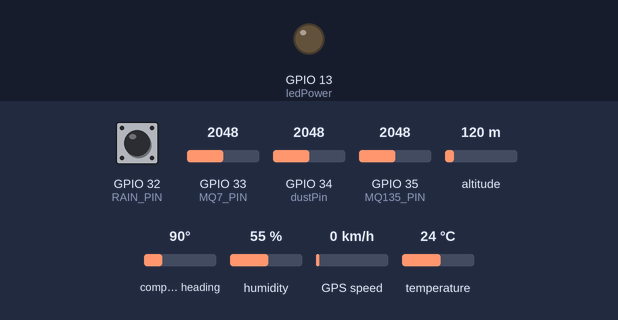
Bench run of a sketch on a simulated ESP32. Parts: output pins drawn as LEDs (lit = HIGH). The test bench sets the inputs (shaded band); at power-on: temperature 24 °C, GPIO 34 (dustPin) = 2048, GPIO 33 (MQ7_PIN) = 2048, GPIO 35 (MQ135_PIN) = 2048, GPIO 32 (RAIN_PIN) HIGH, altitude 120 m, compass heading 90°, humidity 55 %, GPS speed 0 km/h. WiFi joins after 1.5 s; servers stay silent unless stated; uploads are accepted with an empty reply; the GPS gets a fix after 3 s at 37.7749, -122.4194 with 8 satellites; what the sketch prints to the serial monitor is not drawn.

Above: at 0.1 s.
At 3.2 s:
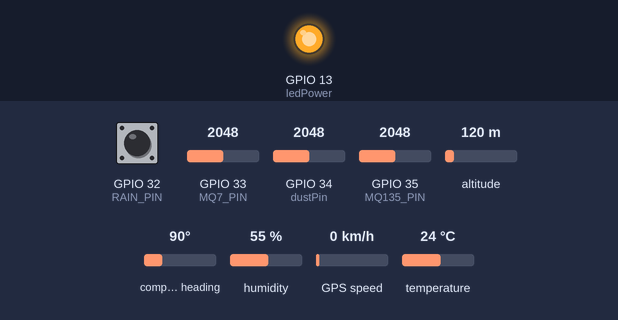
3.3 s: temperature set to 4 °C
7.0 s: GPIO 34 (dustPin) set to 1228
8.6 s: GPIO 33 (MQ7_PIN) set to 2866
11.9 s: GPIO 35 (MQ135_PIN) set to 122
15.1 s: GPIO 34 (dustPin) set to 472
18.4 s: GPIO 33 (MQ7_PIN) set to 1228
Timing chart, 0 to 21.0 s (numbered marks = the images above; inputs shaded):
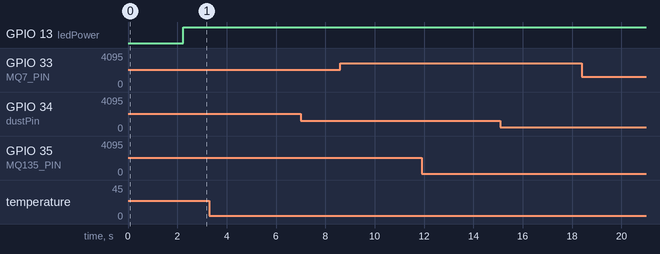

The sketch:

MoonFlower.ino
```cpp
#include <WiFi.h>
#include <HTTPClient.h>
#include "DHTesp.h"
#include <math.h>
#include <ArduinoJson.h>
#include <TinyGPSPlus.h>
// #include <MQ135>

DHTesp dht;

// WiFi c
// const char* ssid = "Good House";
// const char* password = "goodhousecafe";
const char* ssid = "";  //Thay bằng wifi và mật khẩu wifi
const char* password = "";
String locationId = "";

float latitude = 10.811693; //Phòng hờ trường hợp GPS kết nối thất bại
float longitude = 106.705930;
int sensorType;
String serverUrl = "";
// DHT sensor và MQ135
#define MQ135_PIN 35
#define MQ7_PIN 33
#define DHT_PIN 23
#define dustPin 34
#define ledPower 13
#define RAIN_PIN 32
#define RXD_PIN 16 // RX từ GPS nối vào TXD ESP32
#define TXD_PIN 17 // TX từ GPS nối vào RXD ESP32
#define PPS_PIN 4  // Chân PPS từ GPS (dùng để đồng bộ thời gian nếu cần)

int delayTime=280;
int delayTime2=40;
float offTime=9680; //10000-280-40

bool dataReceived = false;
int dustVal=0;
char s[32];
float voltage = 0;
float dustDensity = 0;
// float calcVoltage = 0;
// #define LED_BUILTIN 4
#define ALERT_THRESHOLD_MQ135 50 // Ngưỡng cảnh báo (ppm)
#define ALERT_THRESHOLD_MQ7 50   // Ngưỡng cảnh báo (ppm)
#define ALERT_THRESHOLD_DUST 30   // Ngưỡng cảnh báo (ppm)
#define CHANGE_THRESHOLD 10        // Ngưỡng thay đổi
HardwareSerial GPS_Serial(2);

// Tạo đối tượng TinyGPSPlus
TinyGPSPlus gps;
String Web_App_URL = "https://script.google.com/macros/s/AKfycbzAS9RBwg_ozpvrM2o5cJnA1-ZY4MSxJYTzSMlm_3MoB-YmdOUYwxsNyBWcuVC3nJDP/exec";

float mq135_value;
float mq7_value;
float temp_value;
float humid_value;
float dust_value;
int rain_value;
String evaluate ="";
String lastEvaluate ="";
// Thời gian giữa các lần cập nhật dữ liệu (15 phút)
unsigned long lastUpdateTime = 0;
const unsigned long updateInterval = 15 * 60 * 1000;  // 15 phút tính bằng mili giây

// Giá trị trước đó để kiểm tra sự thay đổi quá mức
float lastMq135Value = -1;
float lastMq7Value = -1;
float lastTempValue = -1;
float lastHumidityValue = -1;


void setup() {
  Serial.begin(115200); // Giao tiếp với Serial Monitor
  dht.setup(DHT_PIN, DHTesp::DHT11);
  // Kết nối WiFi
  WiFi.begin(ssid, password);
  Serial.print("Connecting to WiFi");
  while (WiFi.status() != WL_CONNECTED) {
    delay(1000);
    Serial.print(".");
  }
  Serial.println("\nConnected to WiFi");

  // serverUrl = "http://192.168.1.69:3000/api/packet";

  serverUrl = "https://air-pollution-monitoring-app.onrender.com/api/packet";

  if (!serverUrl.isEmpty()) {
    Serial.println("Server URL: " + serverUrl);
  } else {
    Serial.println("No server found.");
  }
  // Cài đặt LED
  pinMode(ledPower, OUTPUT);
  Serial.println(F("GPS Module Test with TinyGPSPlus"));

  // Khởi động giao tiếp với GPS
  GPS_Serial.begin(115200, SERIAL_8N1, RXD_PIN,  TXD_PIN );
  Serial.println(F("GPS Serial started."));
}


float readMQ135() {
  int mq135 = analogRead(MQ135_PIN);
  return map(mq135, 0, 4095, 0, 100);
  // return mq135;
}
float readMQ7() {
  int mq7 = analogRead(MQ7_PIN);
  return   map(mq7, 0, 4095, 0, 100);
  // return mq7;
}

float readDustSensor(){
  digitalWrite(ledPower, LOW);  // power on the LED
  delayMicroseconds(280);       // đo trong 280 microseconds
  dustVal = analogRead(dustPin);
  digitalWrite(ledPower, HIGH); // turn the LED off
  delayMicroseconds(40);        // chờ thêm 40 microseconds

  voltage = dustVal * 3.3 / 4095.0;
  dustDensity = 0.172 * voltage - 0.1;

  if (dustDensity < 0) dustDensity = 0;
  if (dustDensity > 0.5) dustDensity = 0.5;

  // Chuyển giá trị về chuỗi để in ra Serial
  char voltageStr[10], densityStr[10];
  dtostrf(voltage, 9, 4, voltageStr);
  dtostrf(dustDensity * 1000.0, 5, 2, densityStr);

  String dataString = String(voltageStr) + "V, " + String(densityStr) + "ug/m3";
  // Serial.println(dataString);
  return dustDensity * 1000.0;
}
String getRainLabel(int rainValue) {
  if (4095 - rainValue  <= 50) {
    return "NO_RAIN";
  } else{
    return "RAIN";
  }
}

int calculateAQI(float mq135, float mq7, float dust) {
  // Chuyển đổi giá trị MQ135 từ 0-100 sang AQI
  if (mq135 >= 60 || mq7 >= 60 || dust >= 100) {
    return 3; // Hazardous
  } else if (mq135 >= 50 || mq7 >= 50 || dust >= 70) {
    return 2; // Unhealthy
  } else if (mq135 >= 40 || mq7 >= 40 || dust >= 50 ) {
    return 1; // Moderate
  } else{
    return 0; // Good
  }
}

void calibernate() {
  mq135_value = readMQ135();
  mq7_value = readMQ7();
  temp_value = dht.getTemperature();
  humid_value = dht.getHumidity();
  rain_value = digitalRead(RAIN_PIN);
  dust_value = readDustSensor();
  int aqi = calculateAQI(mq135_value, mq7_value, dust_value);
  evaluate = "";
  // Hiển thị cảnh báo
  switch (aqi) {
    case 0:
      Serial.println("Air Quality: Good");
      evaluate = "Good";
      break;
    case 1:
      Serial.println("Air Quality: Moderate");
      evaluate = "Moderate";
      break;
    case 2:
      Serial.println("Air Quality: Unhealthy for Sensitive Groups");
      evaluate = "Unhealthy";
      break;
    case 3:
      Serial.println("Air Quality: Hazardous! Avoid exposure!");
      evaluate = "Hazardous";
      break;
  }

  // Kiểm tra cảnh báo
  if (mq135_value > ALERT_THRESHOLD_MQ135 || mq7_value > ALERT_THRESHOLD_MQ7|| dust_value > ALERT_THRESHOLD_DUST || lastEvaluate != evaluate ) {
    // Serial.println("Warning!!! Please wear a mask and stay away from this area.");
    writeSheet();
    // triggerAlarm(true);
  }
  // writeSheet();
  lastMq135Value = mq135_value;
  lastMq7Value = mq7_value;
  lastEvaluate = evaluate;

}

String findNearestPacket(float longitude, float latitude) {
  if (isnan(longitude) || isnan(latitude)) { // Kiểm tra giá trị hợp lệ
    return "";
  }

  // Xây dựng URL API
  String nearestPacket = serverUrl + "/nearest-packet/" + String(latitude, 6) + "&" + String(longitude, 6);
  Serial.println("Requesting: " + nearestPacket);
  if (WiFi.status() == WL_CONNECTED) {
      HTTPClient http;
      // http.setFollowRedirects(HTTPC_FORCE_FOLLOW_REDIRECTS); // Tự động theo dõi redirect
      http.begin(nearestPacket);
      http.addHeader("Content-Type", "application/json");

      int httpResponseCode = http.GET();
      Serial.println("HTTP Response Code: " + String(httpResponseCode));

      if (httpResponseCode > 0) {
          String response = http.getString();
          StaticJsonDocument<512> doc;
          DeserializationError error = deserializeJson(doc, response);

          if (!error) {
              if (doc.containsKey("data")) {
                  JsonObject dataObj = doc["data"].as<JsonObject>();
                  if (dataObj.containsKey("locationId")) {
                      const char* locationId = dataObj["locationId"];
                      Serial.println("✅ Nearest Packet Location ID: " + String(locationId));
                      http.end();
                      return String(locationId); // Trả về locationId
                  } else {
                      Serial.println("⚠️ 'locationId' not found in 'data'.");
                  }
              } else {
                  Serial.println("⚠️ 'data' field not found in JSON.");
              }
          } else {
              Serial.println("❌ JSON Parsing Error: " + String(error.c_str()));
          }
      } else {
          Serial.println("❌ HTTP Error: " + String(httpResponseCode));
      }
      http.end();
  } else {
      Serial.println("❌ WiFi not connected");
  }

  return ""; // Trả về chuỗi rỗng nếu có lỗi

}

// void sendDataToServer(float mq135, float mq7, float temperature, float humidity, String rain) {
void sendDataToServer(String locationId, float mq135, float mq7, float temp, float humidity, float dust, int rain, String evaluate) {
  if (WiFi.status() != WL_CONNECTED) {
    Serial.println("WiFi not connected");
    return;
  }

  HTTPClient http;
  http.begin(serverUrl);
  StaticJsonDocument<512> doc;

  // Tạo JSON payload
  doc["location"] = locationId;
  doc["evaluate"] = evaluate;
  Serial.println("Location:  " + locationId);
  JsonArray dataset = doc.createNestedArray("dataset");

  JsonObject airQuality = dataset.createNestedObject();
  airQuality["dataType"] = "AIR_QUALITY";
  airQuality["dataValue"] = mq135;

  JsonObject co = dataset.createNestedObject();
  co["dataType"] = "CO";
  co["dataValue"] = mq7;

  JsonObject temperature = dataset.createNestedObject();
  temperature["dataType"] = "TEMPERATURE";
  temperature["dataValue"] = temp;

  JsonObject humidityObj = dataset.createNestedObject();
  humidityObj["dataType"] = "HUMIDITY";
  humidityObj["dataValue"] = humidity;

  JsonObject dustObj = dataset.createNestedObject();
  dustObj["dataType"] = "DUST";
  dustObj["dataValue"] = dust;

  JsonObject rainStatus = dataset.createNestedObject();
  rainStatus["dataType"] = "RAIN_STATUS";
  rainStatus["dataValue"] = getRainLabel(rain);

  String payload;
  serializeJson(doc, payload);

  http.addHeader("Content-Type", "application/json");
  int httpResponseCode = http.POST(payload);

  if (httpResponseCode > 0) {
    String response = http.getString();
    Serial.println("Response: " + response);
  } else {
    Serial.println("Error sending data: " + String(httpResponseCode));
  }

  http.end();
}


void writeSheet() {
  if (isnan(mq135_value) || isnan(mq7_value) || isnan(temp_value) || isnan(humid_value) || isnan(dust_value)) {
    Serial.println("Invalid data detected. Skipping data send.");
    return;
  }

  if (mq135_value < 0 || mq7_value < 0 || temp_value < -40 || temp_value > 80 || humid_value < 0 || humid_value > 100) {
    Serial.println("Sensor values out of range. Skipping data send.");
    return;
  }

  String Send_Data_URL = Web_App_URL + "?sts=write";
  Send_Data_URL += "&co2=" + String(mq135_value);
  Send_Data_URL += "&co=" + String(mq7_value);
  Send_Data_URL += "&humid=" + String(humid_value);
  Send_Data_URL += "&temp=" + String(temp_value);
  Send_Data_URL += "&dust=" + String(dust_value);
  Send_Data_URL += "&rain=" + getRainLabel(rain_value);
  Send_Data_URL += "&evaluate=" + evaluate;

  Serial.println();
  // Serial.println("-------------");
  // Serial.println("Send data to Google Spreadsheet...");
  // Serial.print("URL : ");
  Serial.println(Send_Data_URL);

  HTTPClient http;
  http.begin(Send_Data_URL.c_str());
  http.setFollowRedirects(HTTPC_STRICT_FOLLOW_REDIRECTS);

  int httpCode = http.GET();
  Serial.print("HTTP Status Code : ");
  Serial.println(httpCode);
  locationId = findNearestPacket(latitude, longitude);

  if (httpCode > 0) {
    // String payload = http.getString();
    // Serial.println("Payload : " + payload);
  } else {
    Serial.println("Failed to send data. HTTP error.");
  }
  sendDataToServer(locationId, mq135_value, mq7_value, temp_value, humid_value, dust_value, rain_value, evaluate);

  http.end();
}

void loop() {
  if (!dataReceived) {
    while (GPS_Serial.available() > 0) {
      char c = GPS_Serial.read(); // Đọc từng ký tự từ GPS
      if (gps.encode(c)) {        // Nếu dữ liệu hợp lệ
        displayInfo();            // Hiển thị thông tin
        dataReceived = true;      // Đặt cờ đã nhận dữ liệu
        break;                    // Thoát khỏi vòng lặp
      }
    }
  }
  calibernate();

  if (!isnan(mq135_value) && !isnan(mq7_value) && !isnan(temp_value) && !isnan(humid_value)) {
    if (millis() - lastUpdateTime >= updateInterval ||
        fabs(mq135_value - lastMq135Value) > CHANGE_THRESHOLD ||
        fabs(mq7_value - lastMq7Value) > CHANGE_THRESHOLD) {
      writeSheet();
      lastUpdateTime = millis();
    }
  } else {
    Serial.println("Skipping data update due to invalid sensor values.");
  }
  // Serial.println(temp_value);
  // Serial.print("Humidity: ");
  // Serial.println(humid_value);
  // Serial.print("Temperature: ");
  // Serial.println(temp_value);
  // Serial.print("CO:");
  // Serial.println(readMQ7());
  // Serial.print("CO2: ");
  // Serial.println(readMQ135());

  // delay(600000); //10'
  // Serial.println(getRainLabel(rain_value));

  delay(1000);

}

void displayInfo()
{
  Serial.print(F("Location: "));
  if (gps.location.isValid()) {
    latitude = (gps.location.lat(), 6);
    // Serial.print(latitude);
    // Serial.print(gps.location.lat());

    Serial.print(F(","));
    longitude = (gps.location.lng(), 6);
    // Serial.print(gps.location.lng());
    // Serial.print(longitude);
    locationId = findNearestPacket(latitude, longitude);
  } else {
    locationId = findNearestPacket(latitude, longitude);

    Serial.print(F("INVALID"));
  }

  Serial.print(F("  Date/Time: "));
  if (gps.date.isValid()) {
    Serial.print(gps.date.month());
    Serial.print(F("/"));
    Serial.print(gps.date.day());
    Serial.print(F("/"));
    Serial.print(gps.date.year());
  } else {
    Serial.print(F("INVALID"));
  }

  Serial.print(F(" "));
  if (gps.time.isValid()) {
    if (gps.time.hour() < 10) Serial.print(F("0"));
    Serial.print(gps.time.hour());
    Serial.print(F(":"));
    if (gps.time.minute() < 10) Serial.print(F("0"));
    Serial.print(gps.time.minute());
    Serial.print(F(":"));
    if (gps.time.second() < 10) Serial.print(F("0"));
    Serial.print(gps.time.second());
    Serial.print(F("."));
    if (gps.time.centisecond() < 10) Serial.print(F("0"));
    Serial.print(gps.time.centisecond());
  } else {
    Serial.print(F("INVALID"));
  }

  Serial.println();
}
```
